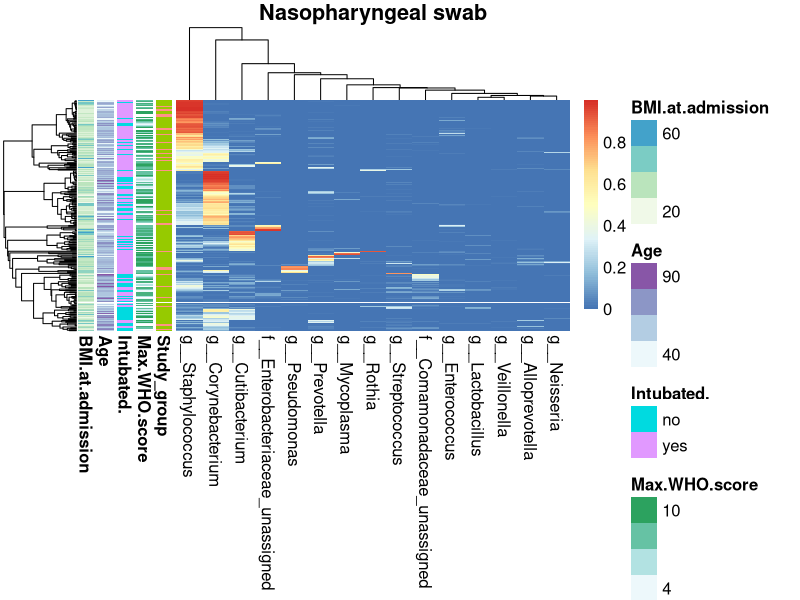
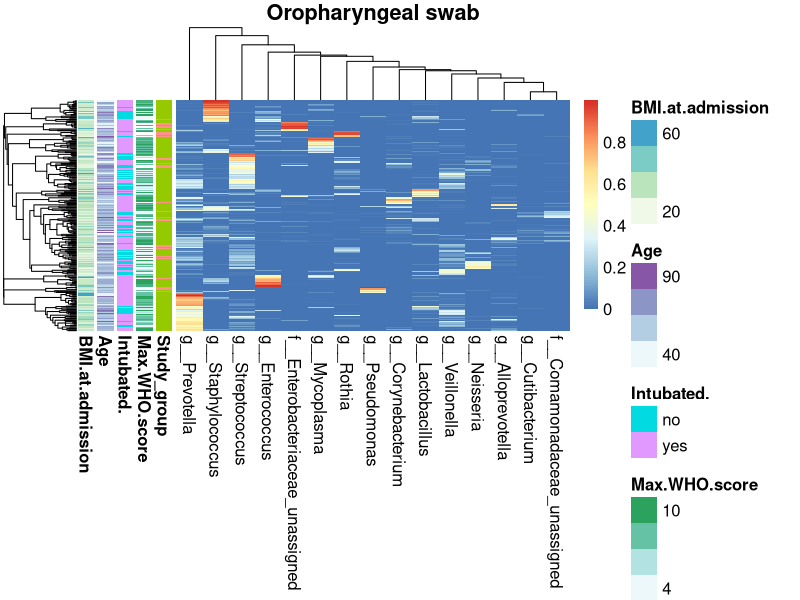
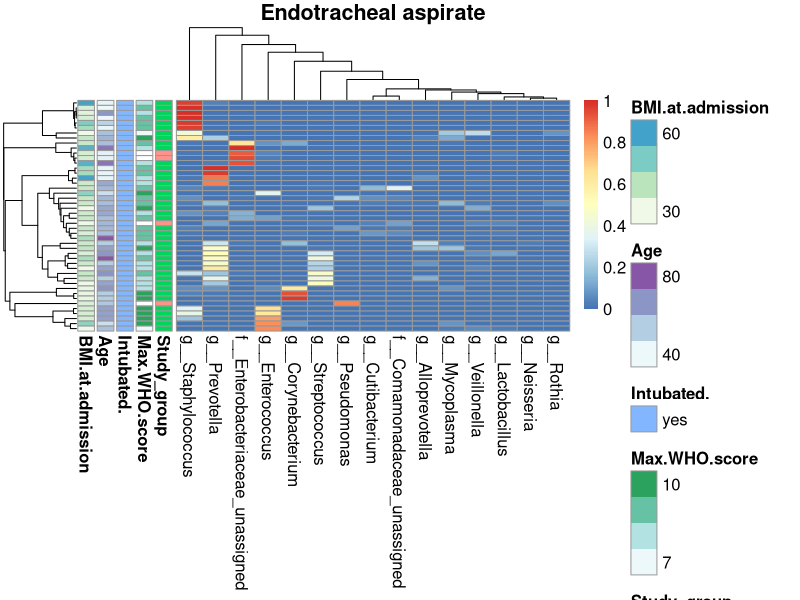
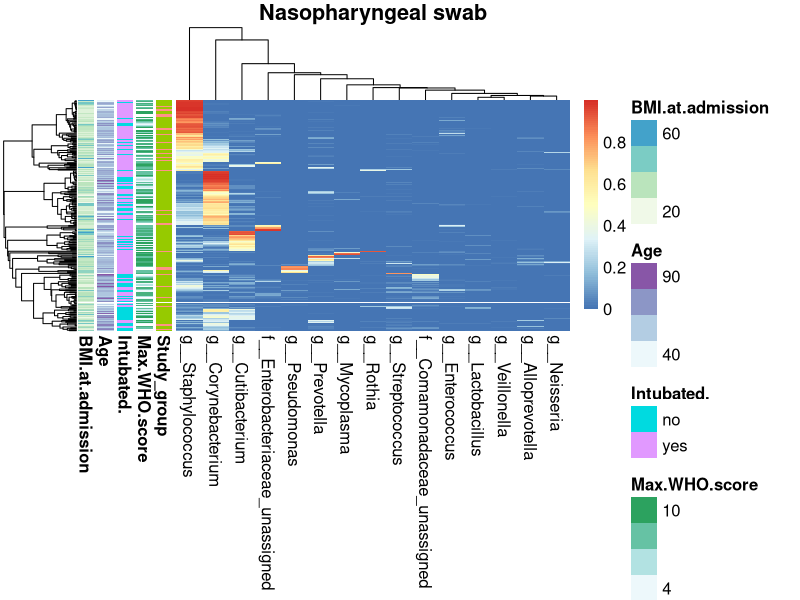
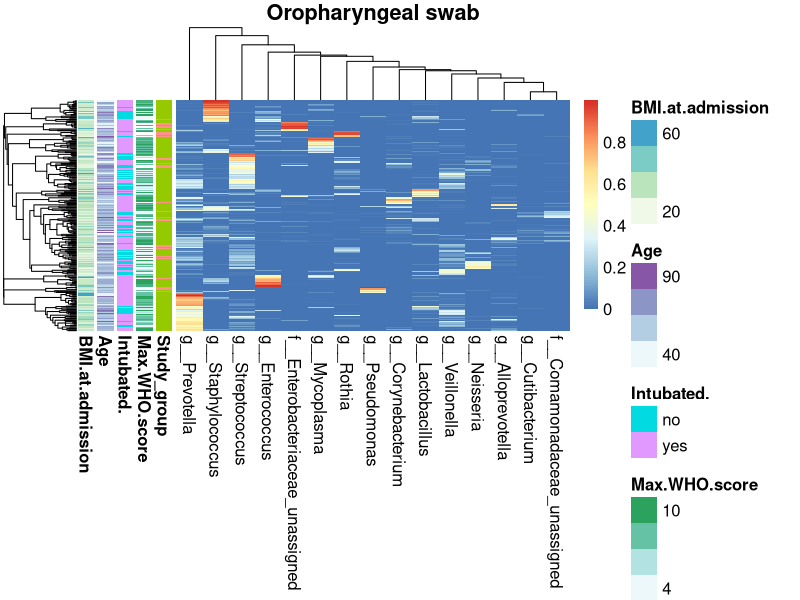
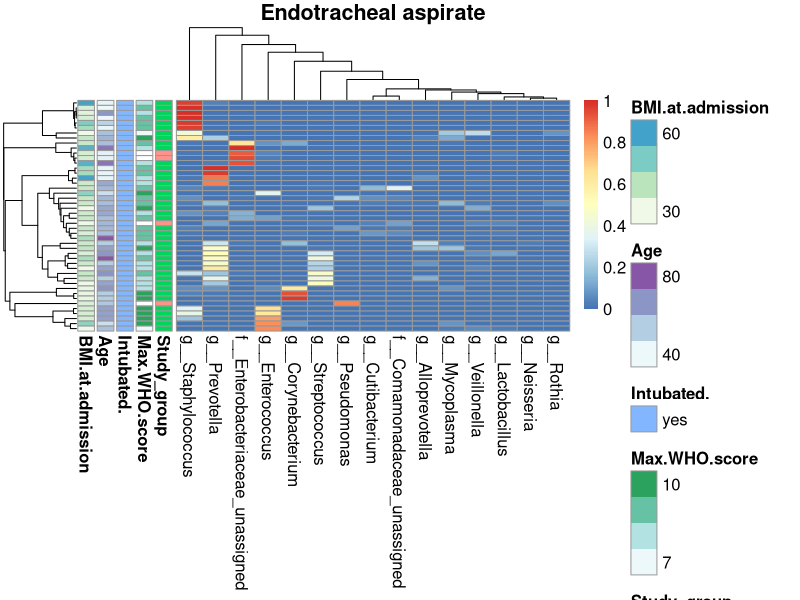
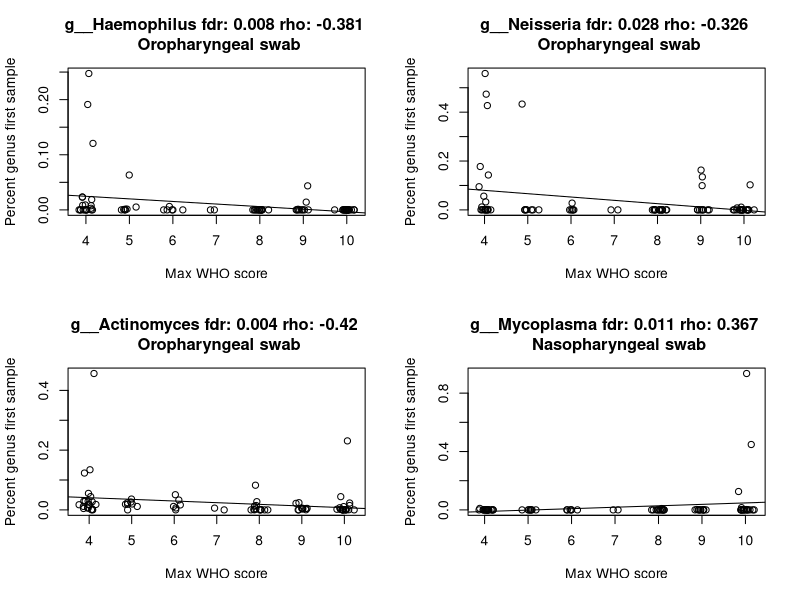

These charts were generated, in order, by the following R code:
library(ggplot2)
library(dplyr)
library(tidyr)
library(ggsignif)
library(stringr)
library(pheatmap)

setwd("../")

## get metadata
clinical = read.csv("data/from_scripts/merged_clinical.csv", row.names = 1)

## get counts at the GENUS level
counts = read.csv("data/raw/counts_taxa_level_5.csv", row.names = 1, stringsAsFactors = F)

# order counts the same as metadata
counts = counts[rownames(clinical),]

## FILTER TO > 1000 READS
counts = counts[rowSums(counts) > 1000,]
clinical = clinical[rownames(counts),]

## ------------- HEATMAP -----------------------------
percent = t(apply(counts, 1, function(r){ return(r / sum(r)) }))

## as pdf
for (sample_type in unique(clinical$SampleType)){
    
    ## filter to sample type, also to mean of > 0.01
    percent_filtered = percent[clinical$SampleType == sample_type, 
                                    colMeans(percent) >= 0.01]
 
    ## annotate heatmap by covid status
    covid = clinical[rownames(percent_filtered), c("Study_group", "Max.WHO.score", "Intubated.", 
                                                    "Age", "BMI.at.admission")]
    covid = as.data.frame(covid)
    rownames(covid) = rownames(percent_filtered)
    
    ## scale = "none" means color correponds to percent
    plot <- pheatmap(mat = percent_filtered, scale = "none",
                    annotation_row = covid, main = sample_type, fontsize = 12, 
                    labels_row = character(nrow(percent_filtered)))
    ## save plot
    sample_type = gsub(" ", "_", sample_type)
    pdf(paste( "figures/heatmaps/", sample_type, "_genus_heatmaps.pdf", sep = ""),
        height = 7.5, width = 7.5)
    print(plot)
    dev.off()
}

## Look at most common taxa to see which ones might be associated with severity
## Only look at the first sample from each patient for starters

spearman_correlation_list = list()
for (sample_type in c("Oropharyngeal swab", "Nasopharyngeal swab")){

    ## get first sample of this sample type COVID ONLY
    clinical_filtered = clinical[clinical$SampleType == sample_type & !(is.na(clinical$Max.WHO.score)),]
    clinical_filtered$first_visit = ave(clinical_filtered$visit_int, clinical_filtered$SubjectID, FUN = min)
    first_visit = clinical_filtered[clinical_filtered$visit_int == clinical_filtered$first_visit,]

    ## filter to sample type, remove "Unassigned"
    percent_filtered = percent[rownames(first_visit), colnames(percent) != "Unassigned"]
    ## filter by > 0.5% mean
    percent_filtered = percent_filtered[,colMeans(percent_filtered) >= 0.005] 
 
    who_score = clinical[rownames(percent_filtered), "Max.WHO.score"]
    for (genus in colnames(percent_filtered)){
        spearman = cor.test(y = percent_filtered[,genus], x = who_score, method = "spearman")
        df = data.frame(p = spearman$p.value, rho = spearman$estimate, sample_type, genus)
        spearman_correlation_list[[paste(genus, sample_type, sep = "_")]] <- df
    }
}
spearman_correlations = do.call("rbind", spearman_correlation_list)
spearman_correlations$fdr = p.adjust(spearman_correlations$p, "BH")

sig_cor = spearman_correlations[spearman_correlations$fdr < 0.05,]
saveRDS(sig_cor, "data/from_scripts/sig_genera_correlations_first_sample.rds")

## plot who score and significant correlations
pdf("figures/genus/significant_genera_first_sample.pdf", height = 6, width = 6)

par(mfrow = c(2, 2))

for (sig in rownames(sig_cor)){
    sample_type = sig_cor[sig, "sample_type"]
    genus = sig_cor[sig, "genus"]
    
    ## get first sample of this sample type
    clinical_filtered = clinical[clinical$SampleType == sample_type & !(is.na(clinical$Max.WHO.score)),]
    clinical_filtered$first_visit = ave(clinical_filtered$visit_int, clinical_filtered$SubjectID, FUN = min)
    first_visit = clinical_filtered[clinical_filtered$visit_int == clinical_filtered$first_visit,]
   
    ## get genus counts and who scores 
    genus_percent = percent[rownames(first_visit), genus]
    who_score = first_visit$Max.WHO.score
    fdr = as.character(round(sig_cor[sig, "fdr"], digits = 3))
    rho = as.character(round(sig_cor[sig, "rho"], digits = 3))
    
    ## plot with some x jitter
    plot(x = who_score + rnorm(length(who_score), 0, 0.1), y = genus_percent, ylab = "Percent genus first sample",
         xlab = "Max WHO score", main = paste(genus, "fdr:", fdr, "rho:", rho, "\n", sample_type))
    abline(lm(genus_percent ~ who_score))
    
}
dev.off()


